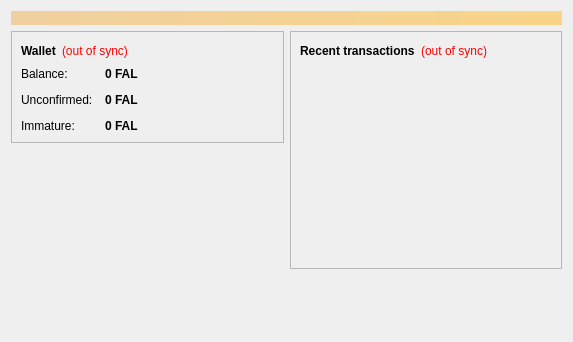
<?xml version="1.0" encoding="UTF-8"?>
<ui version="4.0">
 <class>OverviewPage</class>
 <widget class="QWidget" name="OverviewPage">
  <property name="geometry">
   <rect>
    <x>0</x>
    <y>0</y>
    <width>573</width>
    <height>342</height>
   </rect>
  </property>
  <property name="windowTitle">
   <string>Form</string>
  </property>
  <layout class="QVBoxLayout" name="topLayout">
   <item>
    <widget class="QLabel" name="labelAlerts">
     <property name="visible">
      <bool>false</bool>
     </property>
     <property name="styleSheet">
      <string notr="true">background-color: qlineargradient(x1: 0, y1: 0, x2: 1, y2: 0, stop:0 #F0D0A0, stop:1 #F8D488); color:#000000;</string>
     </property>
     <property name="wordWrap">
      <bool>true</bool>
     </property>
     <property name="margin">
      <number>3</number>
     </property>
    </widget>
   </item>
   <item>
    <layout class="QHBoxLayout" name="horizontalLayout" stretch="1,1">
     <item>
      <layout class="QVBoxLayout" name="verticalLayout_2">
       <item>
        <widget class="QFrame" name="frame">
         <property name="frameShape">
          <enum>QFrame::StyledPanel</enum>
         </property>
         <property name="frameShadow">
          <enum>QFrame::Raised</enum>
         </property>
         <layout class="QVBoxLayout" name="verticalLayout_4">
          <item>
           <layout class="QHBoxLayout" name="horizontalLayout_4">
            <item>
             <widget class="QLabel" name="label_5">
              <property name="font">
               <font>
                <weight>75</weight>
                <bold>true</bold>
               </font>
              </property>
              <property name="text">
               <string>Wallet</string>
              </property>
             </widget>
            </item>
            <item>
             <widget class="QLabel" name="labelWalletStatus">
              <property name="toolTip">
               <string>The displayed information may be out of date. Your wallet automatically synchronizes with the FalconCoin network after a connection is established, but this process has not completed yet.</string>
              </property>
              <property name="styleSheet">
               <string notr="true">QLabel { color: red; }</string>
              </property>
              <property name="text">
               <string notr="true">(out of sync)</string>
              </property>
              <property name="alignment">
               <set>Qt::AlignLeading|Qt::AlignLeft|Qt::AlignVCenter</set>
              </property>
             </widget>
            </item>
            <item>
             <spacer name="horizontalSpacer_2">
              <property name="orientation">
               <enum>Qt::Horizontal</enum>
              </property>
              <property name="sizeHint" stdset="0">
               <size>
                <width>40</width>
                <height>20</height>
               </size>
              </property>
             </spacer>
            </item>
           </layout>
          </item>
          <item>
           <layout class="QFormLayout" name="formLayout_2">
            <property name="fieldGrowthPolicy">
             <enum>QFormLayout::AllNonFixedFieldsGrow</enum>
            </property>
            <property name="horizontalSpacing">
             <number>12</number>
            </property>
            <property name="verticalSpacing">
             <number>12</number>
            </property>
            <item row="0" column="0">
             <widget class="QLabel" name="label">
              <property name="text">
               <string>Balance:</string>
              </property>
             </widget>
            </item>
            <item row="0" column="1">
             <widget class="QLabel" name="labelBalance">
              <property name="font">
               <font>
                <weight>75</weight>
                <bold>true</bold>
               </font>
              </property>
              <property name="cursor">
               <cursorShape>IBeamCursor</cursorShape>
              </property>
              <property name="toolTip">
               <string>Your current balance</string>
              </property>
              <property name="text">
               <string notr="true">0 FAL</string>
              </property>
              <property name="textInteractionFlags">
               <set>Qt::LinksAccessibleByMouse|Qt::TextSelectableByKeyboard|Qt::TextSelectableByMouse</set>
              </property>
             </widget>
            </item>
            <item row="1" column="0">
             <widget class="QLabel" name="label_3">
              <property name="text">
               <string>Unconfirmed:</string>
              </property>
             </widget>
            </item>
            <item row="1" column="1">
             <widget class="QLabel" name="labelUnconfirmed">
              <property name="font">
               <font>
                <weight>75</weight>
                <bold>true</bold>
               </font>
              </property>
              <property name="cursor">
               <cursorShape>IBeamCursor</cursorShape>
              </property>
              <property name="toolTip">
               <string>Total of transactions that have yet to be confirmed, and do not yet count toward the current balance</string>
              </property>
              <property name="text">
               <string notr="true">0 FAL</string>
              </property>
              <property name="textInteractionFlags">
               <set>Qt::LinksAccessibleByMouse|Qt::TextSelectableByKeyboard|Qt::TextSelectableByMouse</set>
              </property>
             </widget>
            </item>
            <item row="2" column="0">
             <widget class="QLabel" name="labelImmatureText">
              <property name="text">
               <string>Immature:</string>
              </property>
             </widget>
            </item>
            <item row="2" column="1">
             <widget class="QLabel" name="labelImmature">
              <property name="font">
               <font>
                <weight>75</weight>
                <bold>true</bold>
               </font>
              </property>
              <property name="toolTip">
               <string>Mined balance that has not yet matured</string>
              </property>
              <property name="text">
               <string notr="true">0 FAL</string>
              </property>
              <property name="textInteractionFlags">
               <set>Qt::LinksAccessibleByMouse|Qt::TextSelectableByKeyboard|Qt::TextSelectableByMouse</set>
              </property>
             </widget>
            </item>
			
           </layout>
          </item>
         </layout>
        </widget>
       </item>
       <item>
        <spacer name="verticalSpacer">
         <property name="orientation">
          <enum>Qt::Vertical</enum>
         </property>
         <property name="sizeHint" stdset="0">
          <size>
           <width>20</width>
           <height>40</height>
          </size>
         </property>
        </spacer>
       </item>
		<item>
         <widget class="QLabel" name="label_wallet_bgcoin">
          <property name="text">
           <string/>
          </property>
          <property name="pixmap">
           <pixmap resource="../bitcoin.qrc">:/images/wallet_bgcoin</pixmap>
          </property>
          <property name="scaledContents">
           <bool>false</bool>
          </property>
          <property name="alignment">
           <set>Qt::AlignLeft</set>
          </property>
          <property name="margin">
           <number>-2</number>
          </property>
         </widget>
        </item>
	   </layout>
     </item>
     <item>
      <layout class="QVBoxLayout" name="verticalLayout_3">
       <item>
        <widget class="QFrame" name="frame_2">
         <property name="frameShape">
          <enum>QFrame::StyledPanel</enum>
         </property>
         <property name="frameShadow">
          <enum>QFrame::Raised</enum>
         </property>
         <layout class="QVBoxLayout" name="verticalLayout">
          <item>
           <layout class="QHBoxLayout" name="horizontalLayout_2">
            <item>
             <widget class="QLabel" name="label_4">
              <property name="text">
               <string>&lt;b&gt;Recent transactions&lt;/b&gt;</string>
              </property>
             </widget>
            </item>
            <item>
             <widget class="QLabel" name="labelTransactionsStatus">
              <property name="toolTip">
               <string>The displayed information may be out of date. Your wallet automatically synchronizes with the FalconCoin network after a connection is established, but this process has not completed yet.</string>
              </property>
              <property name="styleSheet">
               <string notr="true">QLabel { color: red; }</string>
              </property>
              <property name="text">
               <string notr="true">(out of sync)</string>
              </property>
              <property name="alignment">
               <set>Qt::AlignRight|Qt::AlignTrailing|Qt::AlignVCenter</set>
              </property>
             </widget>
            </item>
            <item>
             <spacer name="horizontalSpacer">
              <property name="orientation">
               <enum>Qt::Horizontal</enum>
              </property>
              <property name="sizeHint" stdset="0">
               <size>
                <width>40</width>
                <height>20</height>
               </size>
              </property>
             </spacer>
            </item>
           </layout>
          </item>
          <item>
           <widget class="QListView" name="listTransactions">
            <property name="styleSheet">
             <string notr="true">QListView { background: transparent; }</string>
            </property>
            <property name="frameShape">
             <enum>QFrame::NoFrame</enum>
            </property>
            <property name="verticalScrollBarPolicy">
             <enum>Qt::ScrollBarAlwaysOff</enum>
            </property>
            <property name="horizontalScrollBarPolicy">
             <enum>Qt::ScrollBarAlwaysOff</enum>
            </property>
            <property name="selectionMode">
             <enum>QAbstractItemView::NoSelection</enum>
            </property>
           </widget>
          </item>
         </layout>
        </widget>
       </item>
       <item>
        <spacer name="verticalSpacer_2">
         <property name="orientation">
          <enum>Qt::Vertical</enum>
         </property>
         <property name="sizeHint" stdset="0">
          <size>
           <width>20</width>
           <height>40</height>
          </size>
         </property>
        </spacer>
       </item>
      </layout>
     </item>
    </layout>
   </item>
  </layout>
 </widget>
 <resources/>
 <connections/>
</ui>
